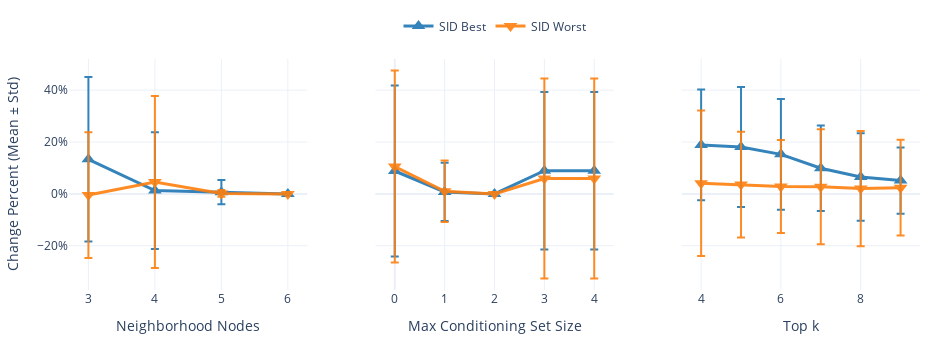

Notebook source saved alongside this figure:
### Code cell
def plot_ablation_subplots(param_names, fixed_values_dicts=None, n_edges=7):
    """
    Plot ablation results for multiple parameters as subplots with shared legend.
    param_names: list of parameter names to ablate
    fixed_values_dicts: list of dicts with fixed values for each ablation (or None)
    """
    if fixed_values_dicts is None:
        fixed_values_dicts = [None] * len(param_names)
    mapping = {
        'neighbourhood_n_nodes': 'Neighborhood Nodes',
        'use_collider_arguments': 'Use Collider Arguments',
        'max_c_set_size': 'Max Conditioning Set Size',
        'search_depth': 'Top k'
    }
    fig = make_subplots(rows=1, cols=len(param_names), shared_yaxes=True, horizontal_spacing=0.08)
    for i, (param_name, fixed_values_dict) in enumerate(zip(param_names, fixed_values_dicts)):
        # --- Compute stats as in create_ablation_plot2 ---
        default_fixed = {
            'neighbourhood_n_nodes': 7,
            'use_collider_arguments': True, 
            'max_c_set_size': 5,
            'search_depth': 10
        }
        if fixed_values_dict:
            default_fixed.update(fixed_values_dict)
        varying_param = param_name
        fixed_params = {k: v for k, v in default_fixed.items() if k != varying_param}
        filtered_data = df.copy()
        for param, value in fixed_params.items():
            filtered_data = filtered_data[filtered_data[param] == value]
        if len(filtered_data) == 0:
            print(f"No data found for the specified fixed parameters: {fixed_params}")
            continue
        filtered_data['sid_low'] = filtered_data['sid_low'] / n_edges
        filtered_data['sid_high'] = filtered_data['sid_high'] / n_edges
        param_stats = filtered_data[filtered_data[varying_param] != default_fixed[varying_param]]
        baseline = filtered_data[filtered_data[varying_param] == default_fixed[varying_param]]
        non_varying_params = list(fixed_params.keys())
        param_stats = param_stats.merge(
            baseline[[*non_varying_params, 'seed', 'sid_low', 'sid_high']],
            on=['seed', *non_varying_params], suffixes=('', '_baseline'), how='left'
        )
        param_stats['sid_low'] = 100 * (param_stats['sid_low'] - param_stats['sid_low_baseline']) / param_stats['sid_low_baseline']
        param_stats['sid_high'] = 100 * (param_stats['sid_high'] - param_stats['sid_high_baseline']) / param_stats['sid_high_baseline']
        param_stats = param_stats.groupby(varying_param)[['sid_low', 'sid_high']].agg(['mean', 'std', 'count']).reset_index()
        param_stats.columns = [col[0] if col[1] == '' else f'{col[0]}_{col[1]}' for col in param_stats.columns]
        # --- Add traces ---
        fig.add_trace(
            go.Scatter(
                x=param_stats[varying_param],
                y=param_stats['sid_low_mean'],
                error_y=dict(type='data', array=param_stats['sid_low_std'], visible=True),
                mode='lines+markers',
                name='SID Best' if i == 0 else None,
                line=dict(width=3, color='#1f77b4'),
                marker=dict(symbol='triangle-up-dot', size=12, color='#1f77b4'),
                opacity=0.9,
                showlegend=(i == 0)
            ),
            row=1, col=i+1
        )
        fig.add_trace(
            go.Scatter(
                x=param_stats[varying_param],
                y=param_stats['sid_high_mean'],
                error_y=dict(type='data', array=param_stats['sid_high_std'], visible=True),
                mode='lines+markers',
                name='SID Worst' if i == 0 else None,
                line=dict(width=3, color='#ff7f0e'),
                marker=dict(symbol='triangle-down-dot', size=12, color='#ff7f0e'),
                opacity=0.9,
                showlegend=(i == 0)
            ),
            row=1, col=i+1
        )
        fig.update_xaxes(title_text=mapping[varying_param], row=1, col=i+1)
    fig.update_yaxes(title_text='Change Percent (Mean ± Std)', ticksuffix="%", row=1, col=1)
    fig.update_layout(
        width=300*len(param_names)+50, height=350,
        legend=dict(orientation="h", xanchor="center", x=0.5, yanchor="bottom", y=1.08),
        template='plotly_white',
        margin=dict(l=30, r=30, b=60, t=30)
    )
    fig.write_image('ablation_subplots.png', scale=3, width=300*len(param_names)+50, height=350)
    fig.show()

# Example usage:
plot_ablation_subplots(
    ['neighbourhood_n_nodes', 'max_c_set_size', 'search_depth']
)

### Figure 1 — Plotly figure (JSON) as saved in the notebook; plotly's stock layout.template omitted (floating-point values rounded to 4 significant figures)
{"data": [{"error_y": {"array": [31.72, 22.48, 4.714, 0.0], "type": "data", "visible": true}, "line": {"color": "#1f77b4", "width": 3}, "marker": {"color": "#1f77b4", "size": 12, "symbol": "triangle-up-dot"}, "mode": "lines+markers", "name": "SID Best", "opacity": 0.9, "showlegend": true, "type": "scatter", "x": [3, 4, 5, 6], "xaxis": "x", "y": [13.34, 1.266, 0.6667, 0.0], "yaxis": "y"}, {"error_y": {"array": [24.23, 33.18, 1.286, 0.0], "type": "data", "visible": true}, "line": {"color": "#ff7f0e", "width": 3}, "marker": {"color": "#ff7f0e", "size": 12, "symbol": "triangle-down-dot"}, "mode": "lines+markers", "name": "SID Worst", "opacity": 0.9, "showlegend": true, "type": "scatter", "x": [3, 4, 5, 6], "xaxis": "x", "y": [-0.4511, 4.581, 0.1818, 0.0], "yaxis": "y"}, {"error_y": {"array": [32.93, 11.23, 0.0, 30.38, 30.38], "type": "data", "visible": true}, "line": {"color": "#1f77b4", "width": 3}, "marker": {"color": "#1f77b4", "size": 12, "symbol": "triangle-up-dot"}, "mode": "lines+markers", "opacity": 0.9, "showlegend": false, "type": "scatter", "x": [0, 1, 2, 3, 4], "xaxis": "x2", "y": [8.82, 0.7413, 0.0, 8.92, 8.92], "yaxis": "y2"}, {"error_y": {"array": [37.03, 11.83, 0.0, 38.53, 38.53], "type": "data", "visible": true}, "line": {"color": "#ff7f0e", "width": 3}, "marker": {"color": "#ff7f0e", "size": 12, "symbol": "triangle-down-dot"}, "mode": "lines+markers", "opacity": 0.9, "showlegend": false, "type": "scatter", "x": [0, 1, 2, 3, 4], "xaxis": "x2", "y": [10.53, 0.995, 0.0, 5.919, 5.919], "yaxis": "y2"}, {"error_y": {"array": [21.33, 23.15, 21.37, 16.5, 16.84, 12.8], "type": "data", "visible": true}, "line": {"color": "#1f77b4", "width": 3}, "marker": {"color": "#1f77b4", "size": 12, "symbol": "triangle-up-dot"}, "mode": "lines+markers", "opacity": 0.9, "showlegend": false, "type": "scatter", "x": [4, 5, 6, 7, 8, 9], "xaxis": "x3", "y": [18.89, 18.06, 15.25, 9.888, 6.505, 5.123], "yaxis": "y3"}, {"error_y": {"array": [28.09, 20.4, 17.95, 22.13, 22.22, 18.47], "type": "data", "visible": true}, "line": {"color": "#ff7f0e", "width": 3}, "marker": {"color": "#ff7f0e", "size": 12, "symbol": "triangle-down-dot"}, "mode": "lines+markers", "opacity": 0.9, "showlegend": false, "type": "scatter", "x": [4, 5, 6, 7, 8, 9], "xaxis": "x3", "y": [4.088, 3.588, 2.822, 2.752, 2.053, 2.372], "yaxis": "y3"}], "layout": {"height": 350, "legend": {"orientation": "h", "x": 0.5, "xanchor": "center", "y": 1.08, "yanchor": "bottom"}, "margin": {"b": 60, "l": 30, "r": 30, "t": 30}, "width": 950, "xaxis": {"anchor": "y", "domain": [0, 0.28], "title": {"text": "Neighborhood Nodes"}}, "xaxis2": {"anchor": "y2", "domain": [0.36, 0.64], "title": {"text": "Max Conditioning Set Size"}}, "xaxis3": {"anchor": "y3", "domain": [0.72, 1], "title": {"text": "Top k"}}, "yaxis": {"anchor": "x", "domain": [0, 1], "ticksuffix": "%", "title": {"text": "Change Percent (Mean ± Std)"}}, "yaxis2": {"anchor": "x2", "domain": [0, 1], "matches": "y", "showticklabels": false}, "yaxis3": {"anchor": "x3", "domain": [0, 1], "matches": "y", "showticklabels": false}}}
